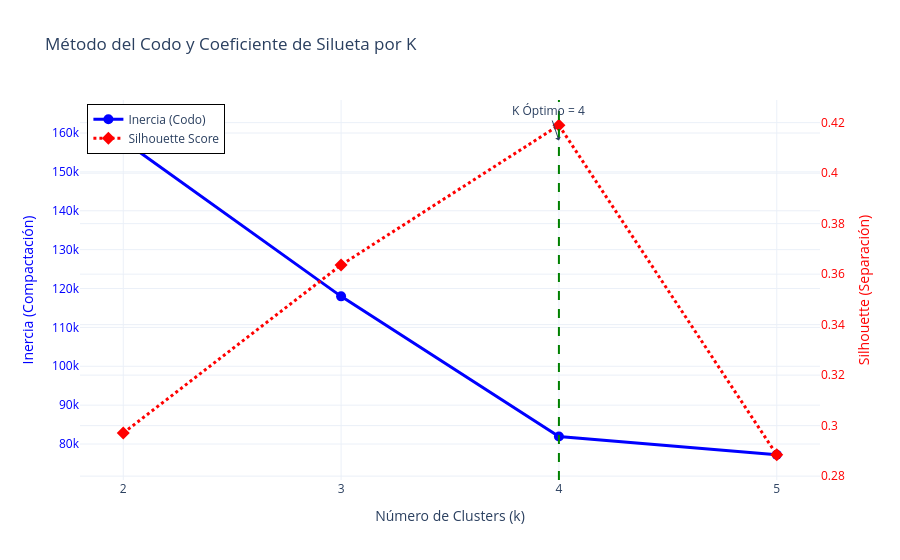
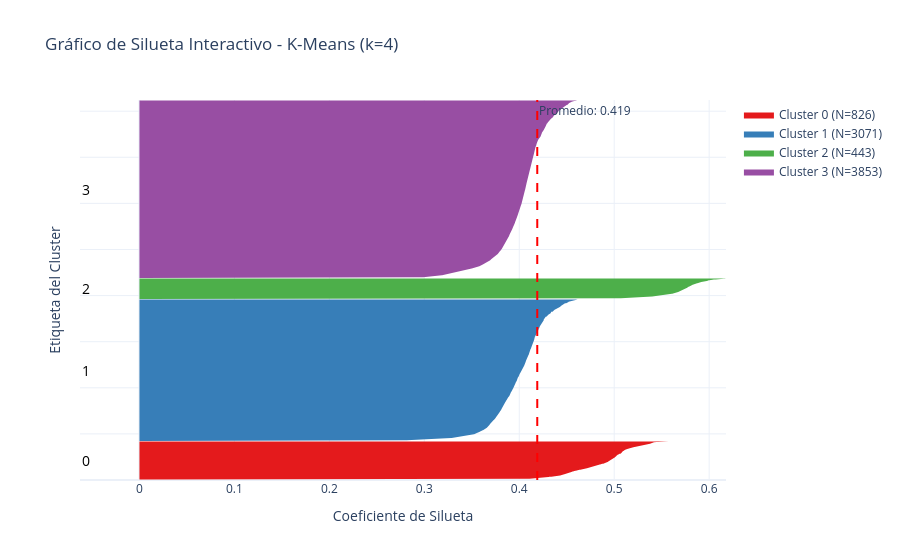
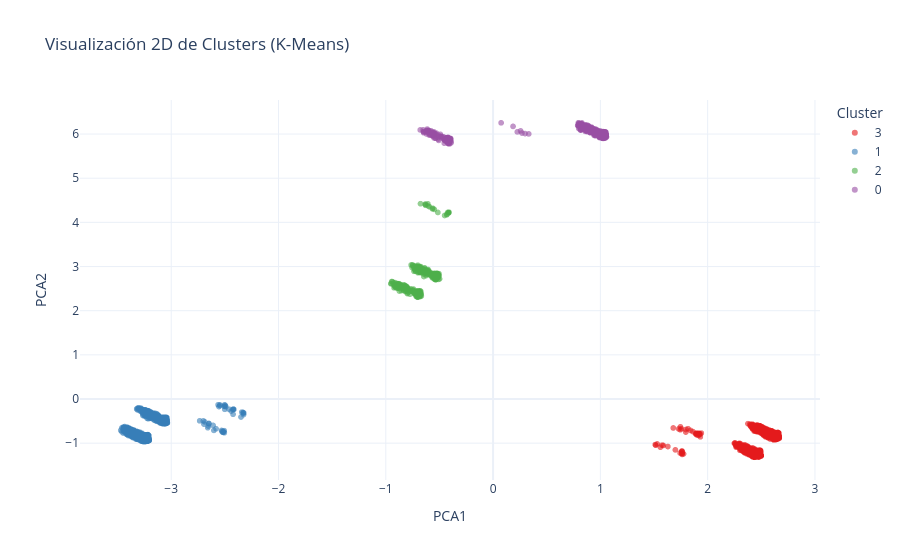
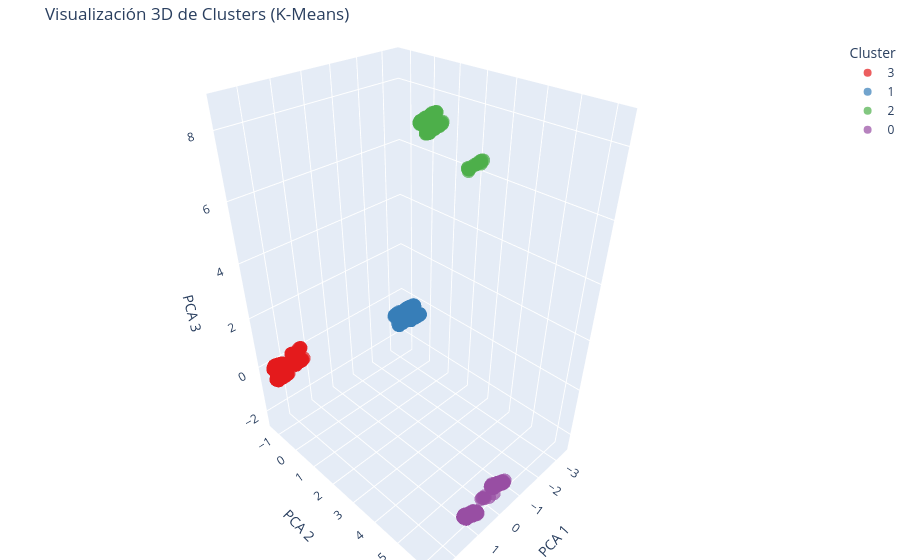

Here is the notebook cell these charts were saved with, in order:
### Code cell
# 4. CLUSTERING AVANZADO: TORNEO, MÉTRICAS Y VISUALIZACIÓN 3D
print("Iniciando Optimización Avanzada de Clustering ")

# 4.1. Escalado de los datos (Vital para Clustering)
scaler_cluster = StandardScaler()
X_train_cluster = scaler_cluster.fit_transform(X_train)
X_test_cluster = scaler_cluster.transform(X_test)

# 4.2. PRUEBA DE DBSCAN (Descarte por densidad)
# Lo probamos para demostrar que evaluamos algoritmos basados en densidad
print(" Probando DBSCAN (Basado en Densidad)...")
dbscan = DBSCAN(eps=2.0, min_samples=10)
db_labels = dbscan.fit_predict(X_train_cluster)
n_clusters_db = len(set(db_labels)) - (1 if -1 in db_labels else 0)
n_ruido = list(db_labels).count(-1)
print(f"DBSCAN encontró {n_clusters_db} clusters y {n_ruido} puntos de ruido (outliers).")
print("Motivo de descarte: En datos financieros continuos, DBSCAN suele agrupar casi todo en un solo clúster gigante o generar demasiado ruido. Pasamos a algoritmos particionales.\n")

# 4.3. TORNEO K-MEANS vs AGLOMERATIVO (Guardando todas las métricas)
print("Iniciando Torneo: KMeans vs Jerárquico/Aglomerativo...")
resultados_clustering = []
k_values = [2, 3, 4, 5]

for k in k_values:
    # Modelo K-Means 
    km = KMeans(n_clusters=k, random_state=42, n_init=10)
    km_labels = km.fit_predict(X_train_cluster)
    
    resultados_clustering.append({
        'Modelo': 'K-Means',
        'K': k,
        'Silhouette (↑)': silhouette_score(X_train_cluster, km_labels),
        'Calinski-Harabasz (↑)': calinski_harabasz_score(X_train_cluster, km_labels),
        'Davies-Bouldin (↓)': davies_bouldin_score(X_train_cluster, km_labels)
    })
    
    #Modelo Aglomerativo (Jerárquico)
    agg = AgglomerativeClustering(n_clusters=k)
    agg_labels = agg.fit_predict(X_train_cluster)
    
    resultados_clustering.append({
        'Modelo': 'Aglomerativo',
        'K': k,
        'Silhouette (↑)': silhouette_score(X_train_cluster, agg_labels),
        'Calinski-Harabasz (↑)': calinski_harabasz_score(X_train_cluster, agg_labels),
        'Davies-Bouldin (↓)': davies_bouldin_score(X_train_cluster, agg_labels)
    })

# Convertimos a DataFrame para ver la tabla bonita
df_metricas_clusters = pd.DataFrame(resultados_clustering)
print("TABLA COMPARATIVA DE MÉTRICAS:")
print(df_metricas_clusters.sort_values(by=['Silhouette (↑)'], ascending=False).to_string(index=False))

# 4.4. SELECCIÓN DEL GANADOR
# Buscamos la fila con el mejor Silhouette general
mejor_fila = df_metricas_clusters.loc[df_metricas_clusters['Silhouette (↑)'].idxmax()]
best_model_name = mejor_fila['Modelo']
best_k = int(mejor_fila['K'])

print(f"GANADOR DEL TORNEO: {best_model_name} con k={best_k}")

# Entrenamos el modelo ganador definitivo
if best_model_name == 'K-Means':
    best_model = KMeans(n_clusters=best_k, random_state=42, n_init=10)
else:
    best_model = AgglomerativeClustering(n_clusters=best_k)

final_labels_train = best_model.fit_predict(X_train_cluster)

# 4.5. VISUALIZACIONES AVANZADAS DEL MODELO GANADOR 
print("Generando gráfico de optimización de K...")

# Extraemos los datos de la tabla de métricas que ya calculamos (solo de KMeans para el Codo)
df_kmeans = df_metricas_clusters[df_metricas_clusters['Modelo'] == 'K-Means'].sort_values('K')
k_vals = df_kmeans['K'].tolist()
sil_vals = df_kmeans['Silhouette (↑)'].tolist()

inercias = []
for k in k_vals:
    km_temp = KMeans(n_clusters=k, random_state=42, n_init=10).fit(X_train_cluster)
    inercias.append(km_temp.inertia_)

fig_optim = go.Figure()

fig_optim.add_trace(go.Scatter(
    x=k_vals, y=inercias, mode='lines+markers',
    name='Inercia (Codo)',
    line=dict(color='blue', width=3),
    marker=dict(size=10)
))

fig_optim.add_trace(go.Scatter(
    x=k_vals, y=sil_vals, mode='lines+markers',
    name='Silhouette Score',
    yaxis='y2',
    line=dict(color='red', width=3, dash='dot'),
    marker=dict(size=10, symbol='diamond')
))

fig_optim.update_layout(
    title='Método del Codo y Coeficiente de Silueta por K',
    xaxis=dict(title='Número de Clusters (k)', tickvals=k_vals),
    yaxis=dict(
        title=dict(text='Inercia (Compactación)', font=dict(color='blue')),
        tickfont=dict(color='blue')
    ),
    yaxis2=dict(
        title=dict(text='Silhouette (Separación)', font=dict(color='red')),
        tickfont=dict(color='red'),
        overlaying='y',
        side='right'
    ),
    template="plotly_white",
    legend=dict(x=0.01, y=0.99, bordercolor="Black", borderwidth=1)
)

fig_optim.add_vline(x=best_k, line_width=2, line_dash="dash", line_color="green")
fig_optim.add_annotation(x=best_k, y=max(inercias), text=f"K Óptimo = {best_k}", showarrow=True, arrowhead=1)

fig_optim.show()

print("Generando Gráfico de Silueta interactivo para el modelo ganador...")

silhouette_vals = silhouette_samples(X_train_cluster, final_labels_train)
avg_score = mejor_fila['Silhouette (↑)']

fig_silueta = go.Figure()

y_lower = 10
colores_clusters = px.colors.qualitative.Set1 

for i in range(best_k):
    ith_cluster_vals = silhouette_vals[final_labels_train == i]
    ith_cluster_vals.sort()
    
    size_cluster_i = ith_cluster_vals.shape[0]
    y_upper = y_lower + size_cluster_i
    
    color = colores_clusters[i % len(colores_clusters)]
    
    fig_silueta.add_trace(go.Scatter(
        x=np.concatenate(([0], ith_cluster_vals, [0])), 
        y=np.concatenate(([y_lower], np.arange(y_lower, y_upper), [y_upper])),
        fill='toself',
        fillcolor=color,
        line=dict(color=color, width=0),
        name=f'Cluster {i} (N={size_cluster_i})',
        hoverinfo='x+name'
    ))
    
    fig_silueta.add_annotation(
        x=-0.05,
        y=y_lower + 0.5 * size_cluster_i,
        text=str(i),
        showarrow=False,
        font=dict(size=14, color="black"),
        xanchor="right"
    )
    
    y_lower = y_upper + 10  


fig_silueta.add_vline(
    x=avg_score, 
    line_width=2, 
    line_dash="dash", 
    line_color="red", 
    annotation_text=f"Promedio: {avg_score:.3f}"
)

fig_silueta.update_layout(
    title=f"Gráfico de Silueta Interactivo - {best_model_name} (k={best_k})",
    xaxis_title="Coeficiente de Silueta",
    yaxis_title="Etiqueta del Cluster",
    yaxis=dict(showticklabels=False, range=[0, y_upper + 10]), 
    template="plotly_white",
    hovermode="y unified"
)
fig_silueta.show()

# REDUCCIÓN PCA A 3 DIMENSIONES 
print("Generando Visualizaciones 2D y 3D (PCA)...")
pca_3d = PCA(n_components=3, random_state=42)
X_pca_3d = pca_3d.fit_transform(X_train_cluster)

df_pca = pd.DataFrame(data=X_pca_3d, columns=['PCA1', 'PCA2', 'PCA3'])
df_pca['Cluster'] = final_labels_train.astype(str)

#C) GRÁFICO 2D 
fig_2d = px.scatter(df_pca, x='PCA1', y='PCA2', color='Cluster',
                    title=f'Visualización 2D de Clusters ({best_model_name})',
                    color_discrete_sequence=px.colors.qualitative.Set1, opacity=0.6)
fig_2d.update_layout(template="plotly_white")
fig_2d.show()

# GRÁFICO 3D INTERACTIVO
fig_3d = px.scatter_3d(df_pca, x='PCA1', y='PCA2', z='PCA3', color='Cluster',
                       title=f'Visualización 3D de Clusters ({best_model_name})',
                       color_discrete_sequence=px.colors.qualitative.Set1, opacity=0.7)
fig_3d.update_layout(scene=dict(xaxis_title='PCA 1', yaxis_title='PCA 2', zaxis_title='PCA 3'),
                     margin=dict(l=0, r=0, b=0, t=40))
fig_3d.show()


# INYECCIÓN SEGURA EN TRAIN Y TEST (Para el Modelo Predictivo)
if hasattr(best_model, "predict"):
    final_labels_test = best_model.predict(X_test_cluster)
else:
    centroid_clf = NearestCentroid()
    centroid_clf.fit(X_train_cluster, final_labels_train)
    final_labels_test = centroid_clf.predict(X_test_cluster)

# One-Hot Encoding
train_dummies = pd.get_dummies(final_labels_train, prefix='Cluster_Group')
test_dummies = pd.get_dummies(final_labels_test, prefix='Cluster_Group')

# Alinear columnas por si el test no tiene algún cluster
test_dummies = test_dummies.reindex(columns=train_dummies.columns, fill_value=0)

# Unir a los datos originales
train_dummies.index = X_train.index
test_dummies.index = X_test.index
X_train = pd.concat([X_train, train_dummies], axis=1)
X_test = pd.concat([X_test, test_dummies], axis=1)

print(f"Fusión completada. Variables de cluster añadidas. Nuevas columnas: {list(train_dummies.columns)}")

### Figure 1 — Plotly figure (JSON) as saved in the notebook; plotly's stock layout.template omitted (floating-point values rounded to 4 significant figures)
{"data": [{"line": {"color": "blue", "width": 3}, "marker": {"size": 10}, "mode": "lines+markers", "name": "Inercia (Codo)", "type": "scatter", "x": [2, 3, 4, 5], "y": [158076, 118000.0, 81920.0, 77240.0]}, {"line": {"color": "red", "dash": "dot", "width": 3}, "marker": {"size": 10, "symbol": "diamond"}, "mode": "lines+markers", "name": "Silhouette Score", "type": "scatter", "x": [2, 3, 4, 5], "y": [0.2971, 0.3636, 0.419, 0.2885], "yaxis": "y2"}], "layout": {"annotations": [{"arrowhead": 1, "showarrow": true, "text": "K Óptimo = 4", "x": 4, "y": 158076}], "legend": {"bordercolor": "Black", "borderwidth": 1, "x": 0.01, "y": 0.99}, "shapes": [{"line": {"color": "green", "dash": "dash", "width": 2}, "type": "line", "x0": 4, "x1": 4, "xref": "x", "y0": 0, "y1": 1, "yref": "y domain"}], "title": {"text": "Método del Codo y Coeficiente de Silueta por K"}, "xaxis": {"tickvals": [2, 3, 4, 5], "title": {"text": "Número de Clusters (k)"}}, "yaxis": {"tickfont": {"color": "blue"}, "title": {"font": {"color": "blue"}, "text": "Inercia (Compactación)"}}, "yaxis2": {"overlaying": "y", "side": "right", "tickfont": {"color": "red"}, "title": {"font": {"color": "red"}, "text": "Silhouette (Separación)"}}}}

### Figure 2 — Plotly figure (JSON) as saved in the notebook; plotly's stock layout.template omitted (floating-point values rounded to 4 significant figures; data arrays with more than 128 entries replaced by an {"elided": "..."} marker saying what was removed)
{"data": [{"fill": "toself", "fillcolor": "rgb(228,26,28)", "hoverinfo": "x+name", "line": {"color": "rgb(228,26,28)", "width": 0}, "name": "Cluster 0 (N=826)", "type": "scatter", "x": {"elided": "828 float values"}, "y": {"elided": "828 int values"}}, {"fill": "toself", "fillcolor": "rgb(55,126,184)", "hoverinfo": "x+name", "line": {"color": "rgb(55,126,184)", "width": 0}, "name": "Cluster 1 (N=3071)", "type": "scatter", "x": {"elided": "3073 float values"}, "y": {"elided": "3073 int values"}}, {"fill": "toself", "fillcolor": "rgb(77,175,74)", "hoverinfo": "x+name", "line": {"color": "rgb(77,175,74)", "width": 0}, "name": "Cluster 2 (N=443)", "type": "scatter", "x": {"elided": "445 float values"}, "y": {"elided": "445 int values"}}, {"fill": "toself", "fillcolor": "rgb(152,78,163)", "hoverinfo": "x+name", "line": {"color": "rgb(152,78,163)", "width": 0}, "name": "Cluster 3 (N=3853)", "type": "scatter", "x": {"elided": "3855 float values"}, "y": {"elided": "3855 int values"}}], "layout": {"annotations": [{"font": {"color": "black", "size": 14}, "showarrow": false, "text": "0", "x": -0.05, "xanchor": "right", "y": 423}, {"font": {"color": "black", "size": 14}, "showarrow": false, "text": "1", "x": -0.05, "xanchor": "right", "y": 2382.0}, {"font": {"color": "black", "size": 14}, "showarrow": false, "text": "2", "x": -0.05, "xanchor": "right", "y": 4148.0}, {"font": {"color": "black", "size": 14}, "showarrow": false, "text": "3", "x": -0.05, "xanchor": "right", "y": 6306.0}, {"showarrow": false, "text": "Promedio: 0.419", "x": 0.419, "xanchor": "left", "xref": "x", "y": 1, "yanchor": "top", "yref": "y domain"}], "hovermode": "y unified", "shapes": [{"line": {"color": "red", "dash": "dash", "width": 2}, "type": "line", "x0": 0.419, "x1": 0.419, "xref": "x", "y0": 0, "y1": 1, "yref": "y domain"}], "title": {"text": "Gráfico de Silueta Interactivo - K-Means (k=4)"}, "xaxis": {"title": {"text": "Coeficiente de Silueta"}}, "yaxis": {"range": [0, 8243], "showticklabels": false, "title": {"text": "Etiqueta del Cluster"}}}}

### Figure 3 — Plotly figure (JSON) as saved in the notebook; plotly's stock layout.template omitted (floating-point values rounded to 4 significant figures; data arrays with more than 128 entries replaced by an {"elided": "..."} marker saying what was removed)
{"data": [{"hovertemplate": "Cluster=3<br>PCA1=%{x}<br>PCA2=%{y}<extra></extra>", "legendgroup": "3", "marker": {"color": "rgb(228,26,28)", "opacity": 0.6, "symbol": "circle"}, "mode": "markers", "name": "3", "showlegend": true, "type": "scattergl", "x": {"elided": "3853 float values"}, "xaxis": "x", "y": {"elided": "3853 float values"}, "yaxis": "y"}, {"hovertemplate": "Cluster=1<br>PCA1=%{x}<br>PCA2=%{y}<extra></extra>", "legendgroup": "1", "marker": {"color": "rgb(55,126,184)", "opacity": 0.6, "symbol": "circle"}, "mode": "markers", "name": "1", "showlegend": true, "type": "scattergl", "x": {"elided": "3071 float values"}, "xaxis": "x", "y": {"elided": "3071 float values"}, "yaxis": "y"}, {"hovertemplate": "Cluster=2<br>PCA1=%{x}<br>PCA2=%{y}<extra></extra>", "legendgroup": "2", "marker": {"color": "rgb(77,175,74)", "opacity": 0.6, "symbol": "circle"}, "mode": "markers", "name": "2", "showlegend": true, "type": "scattergl", "x": {"elided": "443 float values"}, "xaxis": "x", "y": {"elided": "443 float values"}, "yaxis": "y"}, {"hovertemplate": "Cluster=0<br>PCA1=%{x}<br>PCA2=%{y}<extra></extra>", "legendgroup": "0", "marker": {"color": "rgb(152,78,163)", "opacity": 0.6, "symbol": "circle"}, "mode": "markers", "name": "0", "showlegend": true, "type": "scattergl", "x": {"elided": "826 float values"}, "xaxis": "x", "y": {"elided": "826 float values"}, "yaxis": "y"}], "layout": {"legend": {"title": {"text": "Cluster"}, "tracegroupgap": 0}, "title": {"text": "Visualización 2D de Clusters (K-Means)"}, "xaxis": {"anchor": "y", "domain": [0, 1], "title": {"text": "PCA1"}}, "yaxis": {"anchor": "x", "domain": [0, 1], "title": {"text": "PCA2"}}}}

### Figure 4 — Plotly figure (JSON) as saved in the notebook; plotly's stock layout.template omitted (floating-point values rounded to 4 significant figures; data arrays with more than 128 entries replaced by an {"elided": "..."} marker saying what was removed)
{"data": [{"hovertemplate": "Cluster=3<br>PCA1=%{x}<br>PCA2=%{y}<br>PCA3=%{z}<extra></extra>", "legendgroup": "3", "marker": {"color": "rgb(228,26,28)", "opacity": 0.7, "symbol": "circle"}, "mode": "markers", "name": "3", "scene": "scene", "showlegend": true, "type": "scatter3d", "x": {"elided": "3853 float values"}, "y": {"elided": "3853 float values"}, "z": {"elided": "3853 float values"}}, {"hovertemplate": "Cluster=1<br>PCA1=%{x}<br>PCA2=%{y}<br>PCA3=%{z}<extra></extra>", "legendgroup": "1", "marker": {"color": "rgb(55,126,184)", "opacity": 0.7, "symbol": "circle"}, "mode": "markers", "name": "1", "scene": "scene", "showlegend": true, "type": "scatter3d", "x": {"elided": "3071 float values"}, "y": {"elided": "3071 float values"}, "z": {"elided": "3071 float values"}}, {"hovertemplate": "Cluster=2<br>PCA1=%{x}<br>PCA2=%{y}<br>PCA3=%{z}<extra></extra>", "legendgroup": "2", "marker": {"color": "rgb(77,175,74)", "opacity": 0.7, "symbol": "circle"}, "mode": "markers", "name": "2", "scene": "scene", "showlegend": true, "type": "scatter3d", "x": {"elided": "443 float values"}, "y": {"elided": "443 float values"}, "z": {"elided": "443 float values"}}, {"hovertemplate": "Cluster=0<br>PCA1=%{x}<br>PCA2=%{y}<br>PCA3=%{z}<extra></extra>", "legendgroup": "0", "marker": {"color": "rgb(152,78,163)", "opacity": 0.7, "symbol": "circle"}, "mode": "markers", "name": "0", "scene": "scene", "showlegend": true, "type": "scatter3d", "x": {"elided": "826 float values"}, "y": {"elided": "826 float values"}, "z": {"elided": "826 float values"}}], "layout": {"legend": {"title": {"text": "Cluster"}, "tracegroupgap": 0}, "margin": {"b": 0, "l": 0, "r": 0, "t": 40}, "scene": {"domain": {"x": [0, 1], "y": [0, 1]}, "xaxis": {"title": {"text": "PCA 1"}}, "yaxis": {"title": {"text": "PCA 2"}}, "zaxis": {"title": {"text": "PCA 3"}}}, "title": {"text": "Visualización 3D de Clusters (K-Means)"}}}
